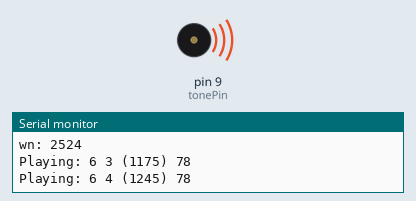
Recording of a sketch running on a simulated Arduino Uno, built with avr-gcc and run on an emulated ATmega328P. On the bench: buzzer (waves = sounding), the last lines printed to the serial monitor. At 59.1 s the program stops and its outputs stay as they are.

Above: at 0.1 s.
At 39.4 s:
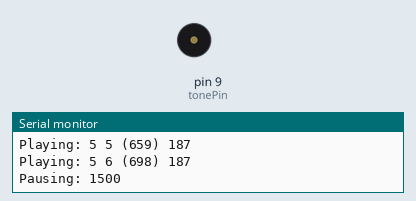
Timing chart, 0 to 40.0 s (numbered marks = the images above):
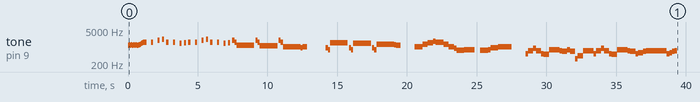

Measured:
- by itself, tone on pin 9 (tonePin): plays 1175 Hz for 0.08 s, 1245 Hz for 0.08 s, 1175 Hz for 0.08 s, 1245 Hz for 0.08 s, 1175 Hz for 0.08 s, 1245 Hz for 0.08 s … (96 notes in this stretch)

The sketch:

teslamusical.ino
```cpp
#include <Arduino.h>
// A fun sketch to demonstrate the use of the tone() function written by Brett Hagman.

// This plays RTTTL (RingTone Text Transfer Language) songs using the
// now built-in tone() command in Wiring and Arduino.
// Written by Brett Hagman
//  http://www.roguerobotics.com/


// To play the output on a small speaker (i.e. 8 Ohms or higher), simply use
// a 1K Ohm resistor from the output pin to the speaker, and connect the other
// side of the speaker to ground.

// You can get more RTTTL songs from
//  http://www.roguerobotics.com/


const int tonePin = 9;  // for rEDI board
//const int tonePin = 13;  // arbitrary for arduino boards, set this to whatever you want

#define OCTAVE_OFFSET 0

// These values can also be found as constants in the Tone library (Tone.h)
int notes[] = { 0,
262, 277, 294, 311, 330, 349, 370, 392, 415, 440, 466, 494,
523, 554, 587, 622, 659, 698, 740, 784, 831, 880, 932, 988,
1047, 1109, 1175, 1245, 1319, 1397, 1480, 1568, 1661, 1760, 1865, 1976,
2093, 2217, 2349, 2489, 2637, 2794, 2960, 3136, 3322, 3520, 3729, 3951
};

char *song[] = {"GeorgeofthejungleTheme:d=4,o=6,b=127:f5,p,p,c5,p,p,f5,p,f5,p,f5,a5,p,c,p,f5,p,f5,p,g5,g5,p,a5,p,p,p,f5,f5,f5,f5,g5,g5,p,f5,p,p,p,f"
,"OneMoreT:d=16,o=5,b=125:4e,4e,4e,4e,4e,4e,8p,4d#.,4e,4e,4e,4e,4e,4e,8p,4d#.,4e,4e,4e,4e,4e,4e,8p,4d#.,4f#,4f#,4f#,4f#,4f#,4f#,8f#,4d#.,4e,4e,4e,4e,4e,4e,8p,4d#.,4e,4e,4e,4e,4e,4e,8p,4d#.,1f#,2f#"
,"The Simpsons:d=4,o=5,b=160:c.6,e6,f#6,8a6,g.6,e6,c6,8a,8f#,8f#,8f#,2g,8p,8p,8f#,8f#,8f#,8g,a#.,8c6,8c6,8c6,c6"
,"Indiana:d=4,o=5,b=250:e,8p,8f,8g,8p,1c6,8p.,d,8p,8e,1f,p.,g,8p,8a,8b,8p,1f6,p,a,8p,8b,2c6,2d6,2e6,e,8p,8f,8g,8p,1c6,p,d6,8p,8e6,1f.6,g,8p,8g,e.6,8p,d6,8p,8g,e.6,8p,d6,8p,8g,f.6,8p,e6,8p,8d6,2c6"
,"TakeOnMe:d=4,o=4,b=160:8f#5,8f#5,8f#5,8d5,8p,8b,8p,8e5,8p,8e5,8p,8e5,8g#5,8g#5,8a5,8b5,8a5,8a5,8a5,8e5,8p,8d5,8p,8f#5,8p,8f#5,8p,8f#5,8e5,8e5,8f#5,8e5,8f#5,8f#5,8f#5,8d5,8p,8b,8p,8e5,8p,8e5,8p,8e5,8g#5,8g#5,8a5,8b5,8a5,8a5,8a5,8e5,8p,8d5,8p,8f#5,8p,8f#5,8p,8f#5,8e5,8e5"
,"Entertainer:d=4,o=5,b=140:8d,8d#,8e,c6,8e,c6,8e,2c.6,8c6,8d6,8d#6,8e6,8c6,8d6,e6,8b,d6,2c6,p,8d,8d#,8e,c6,8e,c6,8e,2c.6,8p,8a,8g,8f#,8a,8c6,e6,8d6,8c6,8a,2d6"
,"Muppets:d=4,o=5,b=250:c6,c6,a,b,8a,b,g,p,c6,c6,a,8b,8a,8p,g.,p,e,e,g,f,8e,f,8c6,8c,8d,e,8e,8e,8p,8e,g,2p,c6,c6,a,b,8a,b,g,p,c6,c6,a,8b,a,g.,p,e,e,g,f,8e,f,8c6,8c,8d,e,8e,d,8d,c"
,"Xfiles:d=4,o=5,b=125:e,b,a,b,d6,2b.,1p,e,b,a,b,e6,2b.,1p,g6,f#6,e6,d6,e6,2b.,1p,g6,f#6,e6,d6,f#6,2b.,1p,e,b,a,b,d6,2b.,1p,e,b,a,b,e6,2b.,1p,e6,2b."
,"Looney:d=4,o=5,b=140:32p,c6,8f6,8e6,8d6,8c6,a.,8c6,8f6,8e6,8d6,8d#6,e.6,8e6,8e6,8c6,8d6,8c6,8e6,8c6,8d6,8a,8c6,8g,8a#,8a,8f"
,"20thCenFox:d=16,o=5,b=140:b,8p,b,b,2b,p,c6,32p,b,32p,c6,32p,b,32p,c6,32p,b,8p,b,b,b,32p,b,32p,b,32p,b,32p,b,32p,b,32p,b,32p,g#,32p,a,32p,b,8p,b,b,2b,4p,8e,8g#,8b,1c#6,8f#,8a,8c#6,1e6,8a,8c#6,8e6,1e6,8b,8g#,8a,2b"
,"Bond:d=4,o=5,b=80:32p,16c#6,32d#6,32d#6,16d#6,8d#6,16c#6,16c#6,16c#6,16c#6,32e6,32e6,16e6,8e6,16d#6,16d#6,16d#6,16c#6,32d#6,32d#6,16d#6,8d#6,16c#6,16c#6,16c#6,16c#6,32e6,32e6,16e6,8e6,16d#6,16d6,16c#6,16c#7,c.7,16g#6,16f#6,g#.6"
,"MASH:d=8,o=5,b=140:4a,4g,f#,g,p,f#,p,g,p,f#,p,2e.,p,f#,e,4f#,e,f#,p,e,p,4d.,p,f#,4e,d,e,p,d,p,e,p,d,p,2c#.,p,d,c#,4d,c#,d,p,e,p,4f#,p,a,p,4b,a,b,p,a,p,b,p,2a.,4p,a,b,a,4b,a,b,p,2a.,a,4f#,a,b,p,d6,p,4e.6,d6,b,p,a,p,2b"
,"StarWars:d=4,o=5,b=45:32p,32f#,32f#,32f#,8b.,8f#.6,32e6,32d#6,32c#6,8b.6,16f#.6,32e6,32d#6,32c#6,8b.6,16f#.6,32e6,32d#6,32e6,8c#.6,32f#,32f#,32f#,8b.,8f#.6,32e6,32d#6,32c#6,8b.6,16f#.6,32e6,32d#6,32c#6,8b.6,16f#.6,32e6,32d#6,32e6,8c#6"
,"GoodBad:d=4,o=5,b=56:32p,32a#,32d#6,32a#,32d#6,8a#.,16f#.,16g#.,d#,32a#,32d#6,32a#,32d#6,8a#.,16f#.,16g#.,c#6,32a#,32d#6,32a#,32d#6,8a#.,16f#.,32f.,32d#.,c#,32a#,32d#6,32a#,32d#6,8a#.,16g#.,d#"
,"TopGun:d=4,o=4,b=31:32p,16c#,16g#,16g#,32f#,32f,32f#,32f,16d#,16d#,32c#,32d#,16f,32d#,32f,16f#,32f,32c#,16f,d#,16c#,16g#,16g#,32f#,32f,32f#,32f,16d#,16d#,32c#,32d#,16f,32d#,32f,16f#,32f,32c#,g#"
,"A-Team:d=8,o=5,b=125:4d#6,a#,2d#6,16p,g#,4a#,4d#.,p,16g,16a#,d#6,a#,f6,2d#6,16p,c#.6,16c6,16a#,g#.,2a#"
,"Flinstones:d=4,o=5,b=40:32p,16f6,16a#,16a#6,32g6,16f6,16a#.,16f6,32d#6,32d6,32d6,32d#6,32f6,16a#,16c6,d6,16f6,16a#.,16a#6,32g6,16f6,16a#.,32f6,32f6,32d#6,32d6,32d6,32d#6,32f6,16a#,16c6,a#,16a6,16d.6,16a#6,32a6,32a6,32g6,32f#6,32a6,8g6,16g6,16c.6,32a6,32a6,32g6,32g6,32f6,32e6,32g6,8f6,16f6,16a#.,16a#6,32g6,16f6,16a#.,16f6,32d#6,32d6,32d6,32d#6,32f6,16a#,16c.6,32d6,32d#6,32f6,16a#,16c.6,32d6,32d#6,32f6,16a#6,16c7,8a#.6"
,"Jeopardy:d=4,o=6,b=125:c,f,c,f5,c,f,2c,c,f,c,f,a.,8g,8f,8e,8d,8c#,c,f,c,f5,c,f,2c,f.,8d,c,a#5,a5,g5,f5,p,d#,g#,d#,g#5,d#,g#,2d#,d#,g#,d#,g#,c.7,8a#,8g#,8g,8f,8e,d#,g#,d#,g#5,d#,g#,2d#,g#.,8f,d#,c#,c,p,a#5,p,g#.5,d#,g#"
,"Gadget:d=16,o=5,b=50:32d#,32f,32f#,32g#,a#,f#,a,f,g#,f#,32d#,32f,32f#,32g#,a#,d#6,4d6,32d#,32f,32f#,32g#,a#,f#,a,f,g#,f#,8d#"
,"Smurfs:d=32,o=5,b=200:4c#6,16p,4f#6,p,16c#6,p,8d#6,p,8b,p,4g#,16p,4c#6,p,16a#,p,8f#,p,8a#,p,4g#,4p,g#,p,a#,p,b,p,c6,p,4c#6,16p,4f#6,p,16c#6,p,8d#6,p,8b,p,4g#,16p,4c#6,p,16a#,p,8b,p,8f,p,4f#"
,"MahnaMahna:d=16,o=6,b=125:c#,c.,b5,8a#.5,8f.,4g#,a#,g.,4d#,8p,c#,c.,b5,8a#.5,8f.,g#.,8a#.,4g,8p,c#,c.,b5,8a#.5,8f.,4g#,f,g.,8d#.,f,g.,8d#.,f,8g,8d#.,f,8g,d#,8c,a#5,8d#.,8d#.,4d#,8d#."
,"LeisureSuit:d=16,o=6,b=56:f.5,f#.5,g.5,g#5,32a#5,f5,g#.5,a#.5,32f5,g#5,32a#5,g#5,8c#.,a#5,32c#,a5,a#.5,c#.,32a5,a#5,32c#,d#,8e,c#.,f.,f.,f.,f.,f,32e,d#,8d,a#.5,e,32f,e,32f,c#,d#.,c#"
,"DangerMo:d=4,o=5,b=355:a.,8g,a,8a,p,8a4,8p,d,p,a.,8g,a,8a,p,8a4,8p,d,p,a,a,a#,a#,a#,a#,a#,a#,a#,c6,2a,p,8a4,8p,d,p,a.,8g,a,8a,p,8a4,8p,d,p,a.,8g,a,8a,p,8a4,8p,d,p,a,a,a#,a#,a#,a#,a#,a#,a#,c6,2d6,p,8a4,8p,d,p,a.,8a,2a#.,8a#4,8p,d#,2p,a#,2a#,2f#,2d#,a#.,8a#,2b.,8b4,8p,e,2p,b,2b,2g,2e,b.,8d6,1e.6,e6,8e6,8e"
,"MissionImp:d=16,o=6,b=95:32d,32d#,32d,32d#,32d,32d#,32d,32d#,32d,32d,32d#,32e,32f,32f#,32g,g,8p,g,8p,a#,p,c7,p,g,8p,g,8p,f,p,f#,p,g,8p,g,8p,a#,p,c7,p,g,8p,g,8p,f,p,f#,p,a#,g,2d,32p,a#,g,2c#,32p,a#,g,2c,a#5,8c,2p,32p,a#5,g5,2f#,32p,a#5,g5,2f,32p,a#5,g5,2e,d#,8d"
,"aadams:d=4,o=5,b=160:8c,f,8a,f,8c,b4,2g,8f,e,8g,e,8e4,a4,2f,8c,f,8a,f,8c,b4,2g,8f,e,8c,d,8e,1f,8c,8d,8e,8f,1p,8d,8e,8f#,8g,1p,8d,8e,8f#,8g,p,8d,8e,8f#,8g,p,8c,8d,8e,8f"
,"QueenBo:d=4,o=6,b=140:32e,16p,32p,1e,p,8c,8p,d,8e,1e,8d,8e,f,8g,f,e,2d,d,e,f,8g,f,e,d,8p"
,"SystemOf:d=4,o=6,b=200:8g_5,8g_5,8g_5,8g_5,8g_5,8g_5,g_5,8g_5,8g_5,8g_5,8b5,8g_5,8a5,g_5,8g_5,8g_5,8g_5,8b5,8g_5,8a5,g_5,8g_5,8g_5,8g_5,8b5,8g_5,8a5,g_5,8g_5,8g_5,8g_5,8g_5,8e,8e,e"
,"What'sUp:d=32,o=5,b=45:16g#,a#,8g#,16f6,c#,8c#.,g#,16g#,f#,16f,16f6,c#6,16c#6,8f#.6,g#6,g#6,c#6,d#6,d#6,16f6,c#6"
};

void setup(void)
{
  Serial.begin(9600);
}

#define isdigit(n) (n >= '0' && n <= '9')

void play_rtttl(char *p)
{
  // Absolutely no error checking in here

  byte default_dur = 4;
  byte default_oct = 6;
  int bpm = 63;
  int num;
  long wholenote;
  long duration;
  byte note;
  byte scale;

  // format: d=N,o=N,b=NNN:
  // find the start (skip name, etc)

  while(*p != ':') p++;    // ignore name
  p++;                     // skip ':'

  // get default duration
  if(*p == 'd')
  {
    p++; p++;              // skip "d="
    num = 0;
    while(isdigit(*p))
    {
      num = (num * 10) + (*p++ - '0');
    }
    if(num > 0) default_dur = num;
    p++;                   // skip comma
  }

  Serial.print("ddur: "); Serial.println(default_dur, 10);

  // get default octave
  if(*p == 'o')
  {
    p++; p++;              // skip "o="
    num = *p++ - '0';
    if(num >= 3 && num <=7) default_oct = num;
    p++;                   // skip comma
  }

  Serial.print("doct: "); Serial.println(default_oct, 10);

  // get BPM
  if(*p == 'b')
  {
    p++; p++;              // skip "b="
    num = 0;
    while(isdigit(*p))
    {
      num = (num * 10) + (*p++ - '0');
    }
    bpm = num;
    p++;                   // skip colon
  }

  Serial.print("bpm: "); Serial.println(bpm, 10);

  // BPM usually expresses the number of quarter notes per minute
  wholenote = (60 * 1000L / bpm) * 4;  // this is the time for whole note (in milliseconds)

  Serial.print("wn: "); Serial.println(wholenote, 10);


  // now begin note loop
  while(*p)
  {
    // first, get note duration, if available
    num = 0;
    while(isdigit(*p))
    {
      num = (num * 10) + (*p++ - '0');
    }

    if(num) duration = wholenote / num;
    else duration = wholenote / default_dur;  // we will need to check if we are a dotted note after

    // now get the note
    note = 0;

    switch(*p)
    {
      case 'c':
        note = 1;
        break;
      case 'd':
        note = 3;
        break;
      case 'e':
        note = 5;
        break;
      case 'f':
        note = 6;
        break;
      case 'g':
        note = 8;
        break;
      case 'a':
        note = 10;
        break;
      case 'b':
        note = 12;
        break;
      case 'p':
      default:
        note = 0;
    }
    p++;

    // now, get optional '#' sharp
    if(*p == '#')
    {
      note++;
      p++;
    }

    // now, get optional '.' dotted note
    if(*p == '.')
    {
      duration += duration/2;
      p++;
    }

    // now, get scale
    if(isdigit(*p))
    {
      scale = *p - '0';
      p++;
    }
    else
    {
      scale = default_oct;
    }

    scale += OCTAVE_OFFSET;

    if(*p == ',')
      p++;       // skip comma for next note (or we may be at the end)

    // now play the note

    if(note)
    {
      Serial.print("Playing: ");
      Serial.print(scale, 10); Serial.print(' ');
      Serial.print(note, 10); Serial.print(" (");
      Serial.print(notes[(scale - 4) * 12 + note], 10);
      Serial.print(") ");
      Serial.println(duration, 10);
      tone(tonePin, notes[(scale - 4) * 12 + note]);
      delay(duration);
      noTone(tonePin);
    }
    else
    {
      Serial.print("Pausing: ");
      Serial.println(duration, 10);
      delay(duration);
    }
  }
}

void loop(void)
{
   //for(int i=0; i<5; i++) {
     play_rtttl(song[23]);
     delay(1000);

     play_rtttl(song[2]);
     delay(1000);

     play_rtttl(song[24]);
     delay(1000);

     play_rtttl(song[25]);
     delay(1000);
   //}

   Serial.println("Done.");
   while(1);
}
```
